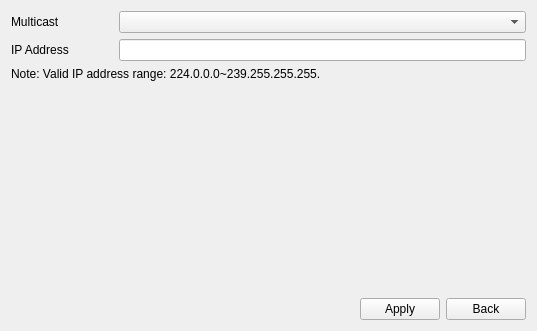
<?xml version="1.0" encoding="UTF-8"?>
<ui version="4.0">
 <class>NetWorkPageMulticast</class>
 <widget class="QWidget" name="NetWorkPageMulticast">
  <property name="geometry">
   <rect>
    <x>0</x>
    <y>0</y>
    <width>537</width>
    <height>331</height>
   </rect>
  </property>
  <property name="windowTitle">
   <string>Form</string>
  </property>
  <layout class="QVBoxLayout" name="verticalLayout">
   <item>
    <layout class="QGridLayout" name="gridLayout">
     <item row="0" column="0">
      <widget class="QLabel" name="labelEnable">
       <property name="sizePolicy">
        <sizepolicy hsizetype="Preferred" vsizetype="Preferred">
         <horstretch>1</horstretch>
         <verstretch>0</verstretch>
        </sizepolicy>
       </property>
       <property name="text">
        <string>Multicast</string>
       </property>
      </widget>
     </item>
     <item row="0" column="1">
      <widget class="ComboBox" name="comboBoxEnable">
       <property name="sizePolicy">
        <sizepolicy hsizetype="Preferred" vsizetype="Fixed">
         <horstretch>4</horstretch>
         <verstretch>0</verstretch>
        </sizepolicy>
       </property>
      </widget>
     </item>
     <item row="1" column="0">
      <widget class="QLabel" name="labelIP">
       <property name="text">
        <string>IP Address</string>
       </property>
      </widget>
     </item>
     <item row="1" column="1">
      <widget class="MyLineEdit" name="lineEditIP"/>
     </item>
    </layout>
   </item>
   <item>
    <widget class="BlueLabel" name="labelNote">
     <property name="text">
      <string>Note: Valid IP address range: 224.0.0.0~239.255.255.255.</string>
     </property>
    </widget>
   </item>
   <item>
    <spacer name="verticalSpacer">
     <property name="orientation">
      <enum>Qt::Vertical</enum>
     </property>
     <property name="sizeHint" stdset="0">
      <size>
       <width>20</width>
       <height>190</height>
      </size>
     </property>
    </spacer>
   </item>
   <item>
    <layout class="QHBoxLayout" name="horizontalLayout_2">
     <item>
      <spacer name="horizontalSpacer_2">
       <property name="orientation">
        <enum>Qt::Horizontal</enum>
       </property>
       <property name="sizeHint" stdset="0">
        <size>
         <width>40</width>
         <height>20</height>
        </size>
       </property>
      </spacer>
     </item>
     <item>
      <widget class="QPushButton" name="pushButtonApply">
       <property name="text">
        <string>Apply</string>
       </property>
      </widget>
     </item>
     <item>
      <widget class="QPushButton" name="pushButtonBack">
       <property name="text">
        <string>Back</string>
       </property>
      </widget>
     </item>
    </layout>
   </item>
  </layout>
 </widget>
 <customwidgets>
  <customwidget>
   <class>ComboBox</class>
   <extends>QComboBox</extends>
   <header>combobox.h</header>
  </customwidget>
  <customwidget>
   <class>MyLineEdit</class>
   <extends>QLineEdit</extends>
   <header>mylineedit.h</header>
  </customwidget>
  <customwidget>
   <class>BlueLabel</class>
   <extends>QLabel</extends>
   <header>bluelabel.h</header>
  </customwidget>
 </customwidgets>
 <resources/>
 <connections/>
</ui>
